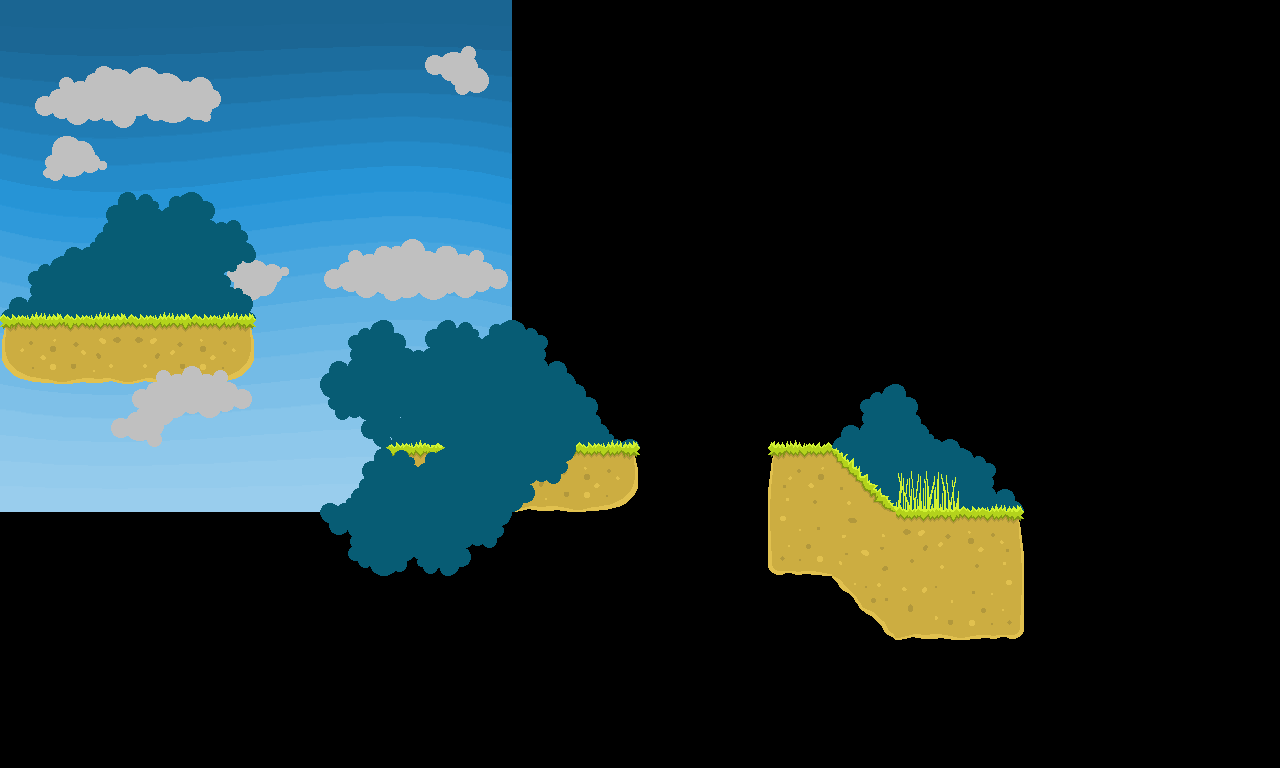

This is a level from a 2D game, rendered from its Tiled map with the project's own tilesets. A one-line summary and the map file follow, with tile-layer data summarised:
An orthogonal 20x12 tile map with 64x64 px tiles, 3 tile layers (TileLayer2, TileLayer1, Frente), 3 image layers and 4 objects (4x Warp).

<map version="1.0" orientation="orthogonal" width="20" height="12" tilewidth="64" tileheight="64">
 <tileset firstgid="1" name="plancha1" tilewidth="64" tileheight="64">
  <image source="plancha1.png" width="512" height="512" />
  <tile id="2">
   <properties>
    <property name="Collision" value="Plane" />
   </properties>
  </tile>
  <tile id="3">
   <properties>
    <property name="Collision" value="Plane" />
   </properties>
  </tile>
  <tile id="8">
   <properties>
    <property name="Collision" value="" />
   </properties>
  </tile>
  <tile id="9">
   <properties>
    <property name="Collision" value="" />
   </properties>
  </tile>
  <tile id="10">
   <properties>
    <property name="Collision" value="Slope" />
   </properties>
  </tile>
 </tileset>
 <imagelayer name="sky" width="20" height="12">
  <image source="cielo.png" />
  <properties>
   <property name="Scroll" value="Auto" />
   <property name="Speed" value="0.25" />
  </properties>
 </imagelayer>
 <imagelayer name="background" width="20" height="12">
  <image source="nube1.png" />
  <properties>
   <property name="Scroll" value="Relative" />
   <property name="Speed" value="0.1, 0.15" />
  </properties>
 </imagelayer>
 <layer name="TileLayer2" width="20" height="12">
  <properties>
   <property name="depth" value="0.5" />
  </properties>
  <data>[240 cells, 19 non-empty, 5 distinct tile ids]</data>
 </layer>
 <layer name="TileLayer1" width="20" height="12">
  <properties>
   <property name="depth" value="0" />
  </properties>
  <data>[240 cells, 28 non-empty, 11 distinct tile ids]</data>
 </layer>
 <imagelayer name="Foreground" width="20" height="12">
  <image source="nube2.png" />
  <properties>
   <property name="Scroll" value="Relative" />
   <property name="Speed" value="0.2, 0.2" />
   <property name="depth" value="-1" />
  </properties>
 </imagelayer>
 <layer name="Frente" width="20" height="12">
  <properties>
   <property name="depth" value="-.5" />
  </properties>
  <data>[240 cells, 13 non-empty, 5 distinct tile ids]</data>
 </layer>
 <objectgroup name="Capa de Objetos 1" width="20" height="12">
  <object name="dimension" type="Warp" x="960" y="448" width="64" height="64">
   <properties>
    <property name="warp" value="exit" />
   </properties>
  </object>
  <object name="Exit" type="Warp" x="0" y="704" width="1216" height="64">
   <properties>
    <property name="target" value="/Levels/home.tmx" />
   </properties>
  </object>
  <object type="Warp" x="1216" y="0" width="64" height="768">
   <properties>
    <property name="target" value="exit" />
   </properties>
  </object>
  <object type="Warp" x="608" y="0" width="448" height="128">
   <properties>
    <property name="target" value="/Levels/home.tmx" />
   </properties>
  </object>
 </objectgroup>
</map>
